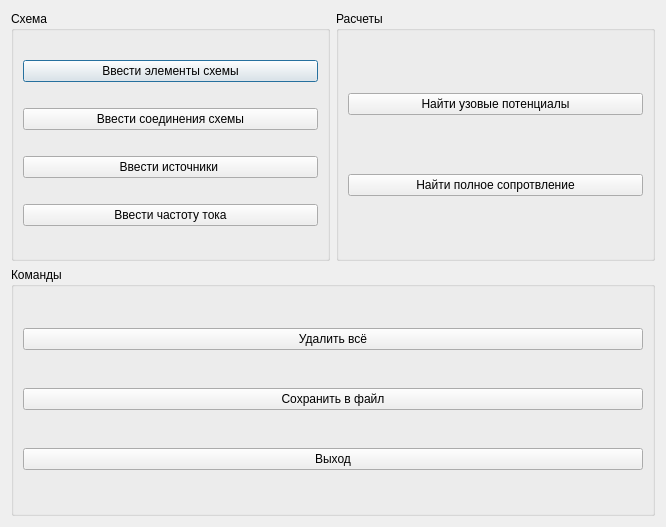
<?xml version="1.0" encoding="UTF-8"?>
<ui version="4.0">
 <class>WorkWindow</class>
 <widget class="QDialog" name="WorkWindow">
  <property name="geometry">
   <rect>
    <x>0</x>
    <y>0</y>
    <width>666</width>
    <height>527</height>
   </rect>
  </property>
  <property name="windowTitle">
   <string>Dialog</string>
  </property>
  <layout class="QHBoxLayout" name="horizontalLayout">
   <item>
    <layout class="QGridLayout" name="gridLayout">
     <item row="0" column="0">
      <widget class="QGroupBox" name="groupBox">
       <property name="font">
        <font>
         <pointsize>9</pointsize>
        </font>
       </property>
       <property name="title">
        <string>Схема</string>
       </property>
       <layout class="QVBoxLayout" name="verticalLayout">
        <item>
         <widget class="QPushButton" name="enterElements">
          <property name="font">
           <font>
            <pointsize>9</pointsize>
           </font>
          </property>
          <property name="text">
           <string>Ввести элементы схемы</string>
          </property>
         </widget>
        </item>
        <item>
         <widget class="QPushButton" name="enterConnection">
          <property name="font">
           <font>
            <pointsize>9</pointsize>
           </font>
          </property>
          <property name="text">
           <string>Ввести соединения схемы</string>
          </property>
         </widget>
        </item>
        <item>
         <widget class="QPushButton" name="enterSourses">
          <property name="font">
           <font>
            <pointsize>9</pointsize>
           </font>
          </property>
          <property name="text">
           <string>Ввести источники </string>
          </property>
         </widget>
        </item>
        <item>
         <widget class="QPushButton" name="enterFrequency">
          <property name="text">
           <string>Ввести частоту тока</string>
          </property>
         </widget>
        </item>
       </layout>
      </widget>
     </item>
     <item row="0" column="1">
      <widget class="QGroupBox" name="groupBox_2">
       <property name="font">
        <font>
         <pointsize>9</pointsize>
        </font>
       </property>
       <property name="title">
        <string>Расчеты</string>
       </property>
       <layout class="QVBoxLayout" name="verticalLayout_2">
        <item>
         <widget class="QPushButton" name="findPotentials">
          <property name="font">
           <font>
            <pointsize>9</pointsize>
           </font>
          </property>
          <property name="text">
           <string>Найти узовые потенциалы</string>
          </property>
         </widget>
        </item>
        <item>
         <widget class="QPushButton" name="findFullResistance">
          <property name="font">
           <font>
            <pointsize>9</pointsize>
           </font>
          </property>
          <property name="text">
           <string>Найти полное сопротвление</string>
          </property>
         </widget>
        </item>
       </layout>
      </widget>
     </item>
     <item row="1" column="0" colspan="2">
      <widget class="QGroupBox" name="groupBox_3">
       <property name="font">
        <font>
         <pointsize>9</pointsize>
        </font>
       </property>
       <property name="title">
        <string>Команды</string>
       </property>
       <layout class="QVBoxLayout" name="verticalLayout_3">
        <item>
         <widget class="QPushButton" name="deleteAll">
          <property name="font">
           <font>
            <pointsize>9</pointsize>
           </font>
          </property>
          <property name="text">
           <string>Удалить всё</string>
          </property>
         </widget>
        </item>
        <item>
         <widget class="QPushButton" name="SaveToFile">
          <property name="font">
           <font>
            <pointsize>9</pointsize>
           </font>
          </property>
          <property name="text">
           <string>Сохранить в файл</string>
          </property>
         </widget>
        </item>
        <item>
         <widget class="QPushButton" name="exit">
          <property name="font">
           <font>
            <pointsize>9</pointsize>
           </font>
          </property>
          <property name="text">
           <string>Выход</string>
          </property>
         </widget>
        </item>
       </layout>
      </widget>
     </item>
    </layout>
   </item>
  </layout>
 </widget>
 <resources/>
 <connections/>
</ui>
